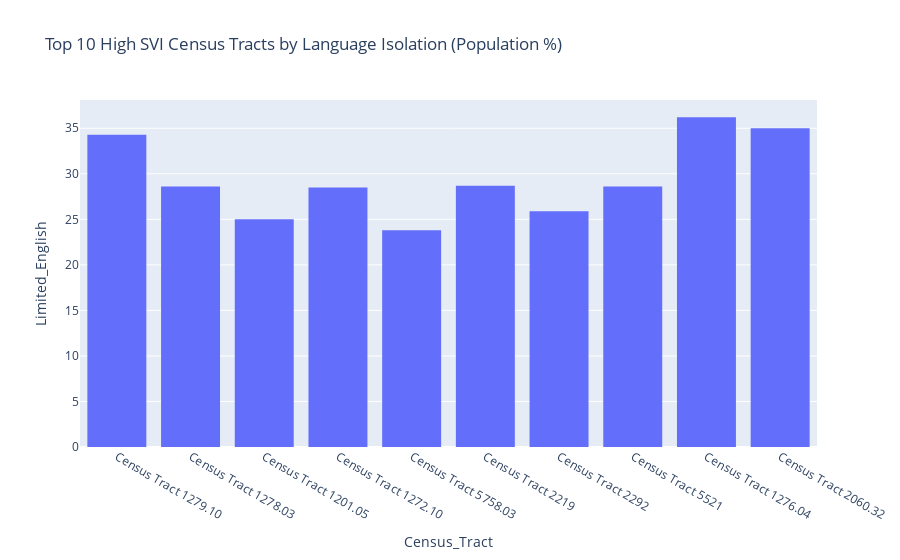
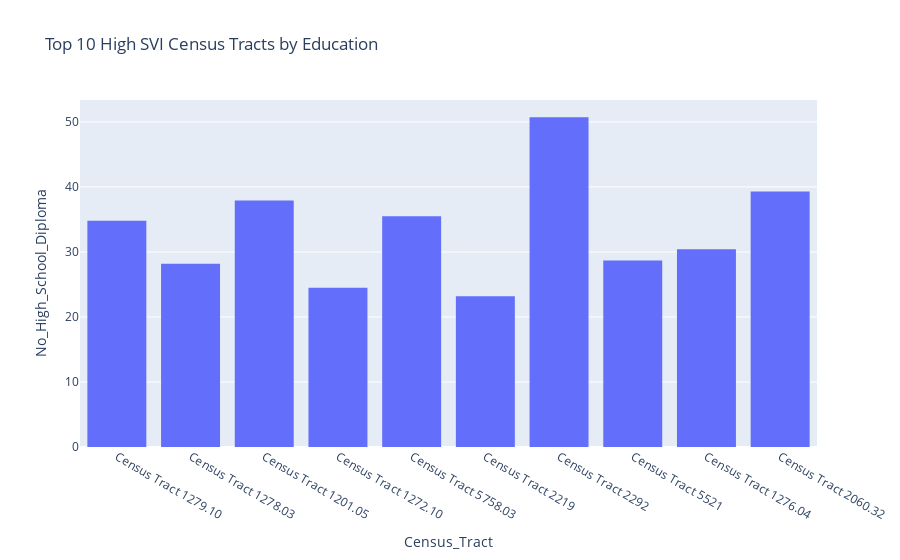
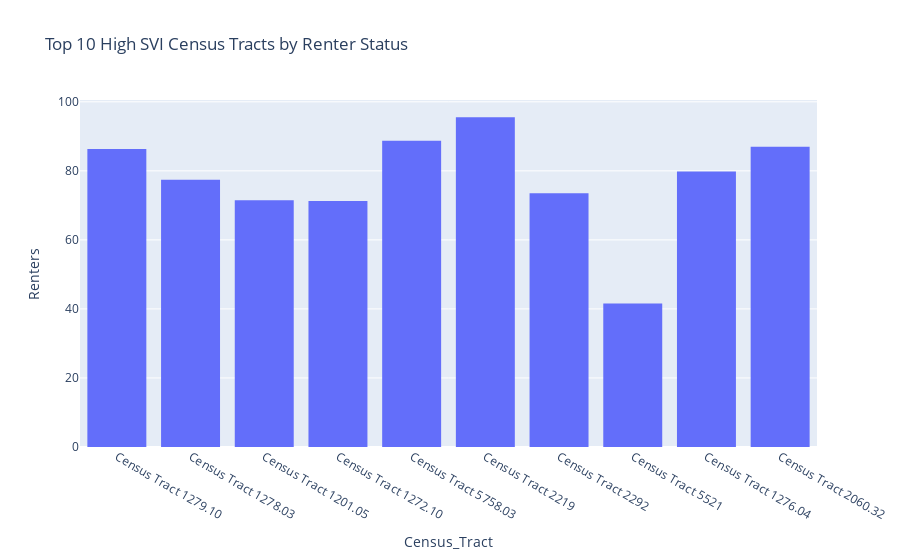
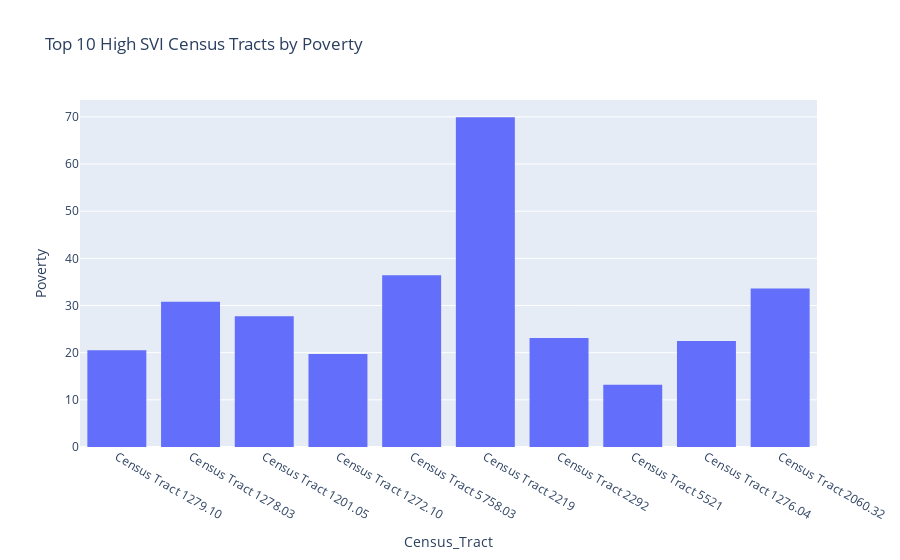

Notebook code for these charts, in order:
### Code cell
# creates 7 bar charts displaying data on selected social indicators for Top 10 Highest SVI census tracts
# simple bar chart, putting census tract on the x-axis
fig = px.bar(svi_high_sorted.head(10),  ## px = plotly express, bar = bar graphs, fig = figure
       x='Census_Tract',
       y='Limited_English',
       title='Top 10 High SVI Census Tracts by Language Isolation (Population %)'
      )

# get rid of white lines inside the bars
fig.update_traces(marker_line_width=0)

# show the figure
fig.show()

# a simple bar chart, putting census tract on the x-axis
fig = px.bar(svi_high_sorted.head(10),  ## px = plotly express, bar = bar graphs, fig = figure
       x='Census_Tract',
       y='No_High_School_Diploma',
       title='Top 10 High SVI Census Tracts by Education'
      )

# get rid of white lines inside the bars
fig.update_traces(marker_line_width=0)

# show the figure
fig.show()

# a simple bar chart, putting census tract on the x-axis
fig = px.bar(svi_high_sorted.head(10),  ## px = plotly express, bar = bar graphs, fig = figure
       x='Census_Tract',
       y='Renters',
       title='Top 10 High SVI Census Tracts by Renter Status'
      )

# get rid of white lines inside the bars
fig.update_traces(marker_line_width=0)

# show the figure
fig.show()

# a simple bar chart, putting census tract on the x-axis
fig = px.bar(svi_high_sorted.head(10),  ## px = plotly express, bar = bar graphs, fig = figure
       x='Census_Tract',
       y='Poverty',
       title='Top 10 High SVI Census Tracts by Poverty'
      )

# get rid of white lines inside the bars
fig.update_traces(marker_line_width=0)

# show the figure
fig.show()

# a simple bar chart, putting census tract on the x-axis
fig = px.bar(svi_high_sorted.head(10),  ## px = plotly express, bar = bar graphs, fig = figure
       x='Census_Tract',
       y='White',
       title='Top 10 High SVI Census Tracts by Race (% White)'
      )

# get rid of white lines inside the bars
fig.update_traces(marker_line_width=0)

# show the figure
fig.show()

# a simple bar chart, putting census tract on the x-axis
fig = px.bar(svi_high_sorted.head(10),  ## px = plotly express, bar = bar graphs, fig = figure
       x='Census_Tract',
       y='Black',
       title='Top 10 High SVI Census Tracts by Race (% Black)'
      )

# get rid of white lines inside the bars
fig.update_traces(marker_line_width=0)

# show the figure
fig.show()

# a simple bar chart, putting census tract on the x-axis
fig = px.bar(svi_high_sorted.head(10),  ## px = plotly express, bar = bar graphs, fig = figure
       x='Census_Tract',
       y='Hispanic_Latinx',
       title='Top 10 High SVI Census Tracts by Race (% Hispanic_Latinx)'
      )

# get rid of white lines inside the bars
fig.update_traces(marker_line_width=0)

# show the figure
fig.show()

### Figure 1 — Plotly figure (JSON) as saved in the notebook; plotly's stock layout.template omitted (floating-point values rounded to 4 significant figures)
{"data": [{"alignmentgroup": "True", "hovertemplate": "Census_Tract=%{x}<br>Limited_English=%{y}<extra></extra>", "legendgroup": "", "marker": {"color": "#636efa", "line": {"width": 0}, "pattern": {"shape": ""}}, "name": "", "offsetgroup": "", "orientation": "v", "showlegend": false, "textposition": "auto", "type": "bar", "x": ["Census Tract 1279.10", "Census Tract 1278.03", "Census Tract 1201.05", "Census Tract 1272.10", "Census Tract 5758.03", "Census Tract 2219", "Census Tract 2292", "Census Tract 5521", "Census Tract 1276.04", "Census Tract 2060.32"], "xaxis": "x", "y": [34.3, 28.6, 25, 28.5, 23.8, 28.7, 25.9, 28.6, 36.2, 35], "yaxis": "y"}], "layout": {"autosize": true, "barmode": "relative", "legend": {"tracegroupgap": 0}, "title": {"text": "Top 10 High SVI Census Tracts by Language Isolation (Population %)"}, "xaxis": {"anchor": "y", "autorange": true, "domain": [0, 1], "range": [-0.5, 9.5], "title": {"text": "Census_Tract"}, "type": "category"}, "yaxis": {"anchor": "x", "autorange": true, "domain": [0, 1], "range": [0, 38.11], "title": {"text": "Limited_English"}, "type": "linear"}}}

### Figure 2 — Plotly figure (JSON) as saved in the notebook; plotly's stock layout.template omitted (floating-point values rounded to 4 significant figures)
{"data": [{"alignmentgroup": "True", "hovertemplate": "Census_Tract=%{x}<br>No_High_School_Diploma=%{y}<extra></extra>", "legendgroup": "", "marker": {"color": "#636efa", "line": {"width": 0}, "pattern": {"shape": ""}}, "name": "", "offsetgroup": "", "orientation": "v", "showlegend": false, "textposition": "auto", "type": "bar", "x": ["Census Tract 1279.10", "Census Tract 1278.03", "Census Tract 1201.05", "Census Tract 1272.10", "Census Tract 5758.03", "Census Tract 2219", "Census Tract 2292", "Census Tract 5521", "Census Tract 1276.04", "Census Tract 2060.32"], "xaxis": "x", "y": [34.8, 28.2, 37.9, 24.5, 35.5, 23.2, 50.7, 28.7, 30.4, 39.3], "yaxis": "y"}], "layout": {"autosize": true, "barmode": "relative", "legend": {"tracegroupgap": 0}, "title": {"text": "Top 10 High SVI Census Tracts by Education"}, "xaxis": {"anchor": "y", "autorange": true, "domain": [0, 1], "range": [-0.5, 9.5], "title": {"text": "Census_Tract"}, "type": "category"}, "yaxis": {"anchor": "x", "autorange": true, "domain": [0, 1], "range": [0, 53.37], "title": {"text": "No_High_School_Diploma"}, "type": "linear"}}}

### Figure 3 — Plotly figure (JSON) as saved in the notebook; plotly's stock layout.template omitted (floating-point values rounded to 4 significant figures)
{"data": [{"alignmentgroup": "True", "hovertemplate": "Census_Tract=%{x}<br>Renters=%{y}<extra></extra>", "legendgroup": "", "marker": {"color": "#636efa", "line": {"width": 0}, "pattern": {"shape": ""}}, "name": "", "offsetgroup": "", "orientation": "v", "showlegend": false, "textposition": "auto", "type": "bar", "x": ["Census Tract 1279.10", "Census Tract 1278.03", "Census Tract 1201.05", "Census Tract 1272.10", "Census Tract 5758.03", "Census Tract 2219", "Census Tract 2292", "Census Tract 5521", "Census Tract 1276.04", "Census Tract 2060.32"], "xaxis": "x", "y": [86.3, 77.4, 71.5, 71.3, 88.7, 95.5, 73.5, 41.6, 79.8, 87], "yaxis": "y"}], "layout": {"autosize": true, "barmode": "relative", "legend": {"tracegroupgap": 0}, "title": {"text": "Top 10 High SVI Census Tracts by Renter Status"}, "xaxis": {"anchor": "y", "autorange": true, "domain": [0, 1], "range": [-0.5, 9.5], "title": {"text": "Census_Tract"}, "type": "category"}, "yaxis": {"anchor": "x", "autorange": true, "domain": [0, 1], "range": [0, 100.5], "title": {"text": "Renters"}, "type": "linear"}}}

### Figure 4 — Plotly figure (JSON) as saved in the notebook; plotly's stock layout.template omitted (floating-point values rounded to 4 significant figures)
{"data": [{"alignmentgroup": "True", "hovertemplate": "Census_Tract=%{x}<br>Poverty=%{y}<extra></extra>", "legendgroup": "", "marker": {"color": "#636efa", "line": {"width": 0}, "pattern": {"shape": ""}}, "name": "", "offsetgroup": "", "orientation": "v", "showlegend": false, "textposition": "auto", "type": "bar", "x": ["Census Tract 1279.10", "Census Tract 1278.03", "Census Tract 1201.05", "Census Tract 1272.10", "Census Tract 5758.03", "Census Tract 2219", "Census Tract 2292", "Census Tract 5521", "Census Tract 1276.04", "Census Tract 2060.32"], "xaxis": "x", "y": [20.5, 30.8, 27.7, 19.7, 36.4, 69.9, 23.1, 13.2, 22.5, 33.6], "yaxis": "y"}], "layout": {"autosize": true, "barmode": "relative", "legend": {"tracegroupgap": 0}, "title": {"text": "Top 10 High SVI Census Tracts by Poverty"}, "xaxis": {"anchor": "y", "autorange": true, "domain": [0, 1], "range": [-0.5, 9.5], "title": {"text": "Census_Tract"}, "type": "category"}, "yaxis": {"anchor": "x", "autorange": true, "domain": [0, 1], "range": [0, 73.58], "title": {"text": "Poverty"}, "type": "linear"}}}
